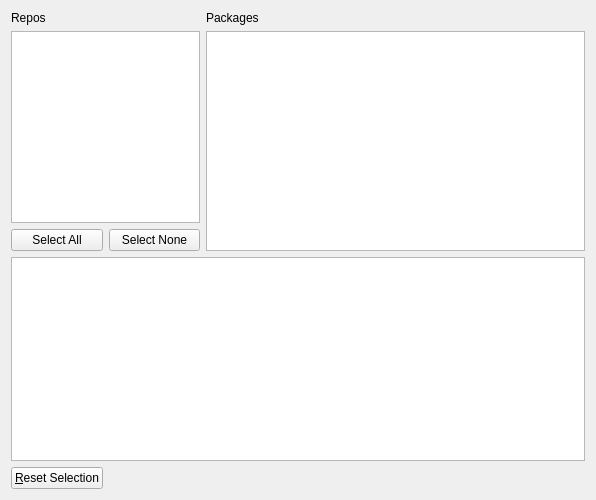
<?xml version="1.0" encoding="UTF-8"?>
<ui version="4.0">
 <class>packagesPage1</class>
 <widget class="QWidget" name="packagesPage1">
  <property name="geometry">
   <rect>
    <x>0</x>
    <y>0</y>
    <width>596</width>
    <height>500</height>
   </rect>
  </property>
  <property name="windowTitle">
   <string>Form</string>
  </property>
  <layout class="QVBoxLayout" name="verticalLayout_4">
   <item>
    <layout class="QVBoxLayout" name="verticalLayout_3">
     <item>
      <layout class="QHBoxLayout" name="horizontalLayout" stretch="50,100">
       <item>
        <layout class="QVBoxLayout" name="verticalLayout">
         <item>
          <widget class="QLabel" name="label">
           <property name="text">
            <string>Repos</string>
           </property>
          </widget>
         </item>
         <item>
          <widget class="QListWidget" name="reposListWidget"/>
         </item>
         <item>
          <layout class="QHBoxLayout" name="horizontalLayout_3">
           <item>
            <widget class="QPushButton" name="selectAllPushButton">
             <property name="text">
              <string>Select All</string>
             </property>
            </widget>
           </item>
           <item>
            <widget class="QPushButton" name="selectNonePushButton">
             <property name="text">
              <string>Select None</string>
             </property>
            </widget>
           </item>
          </layout>
         </item>
        </layout>
       </item>
       <item>
        <layout class="QVBoxLayout" name="verticalLayout_2">
         <property name="sizeConstraint">
          <enum>QLayout::SetMaximumSize</enum>
         </property>
         <item>
          <widget class="QLabel" name="label_2">
           <property name="text">
            <string>Packages</string>
           </property>
          </widget>
         </item>
         <item>
          <widget class="QListWidget" name="packagesListWidget">
           <property name="sizePolicy">
            <sizepolicy hsizetype="Expanding" vsizetype="Expanding">
             <horstretch>0</horstretch>
             <verstretch>0</verstretch>
            </sizepolicy>
           </property>
          </widget>
         </item>
        </layout>
       </item>
      </layout>
     </item>
     <item>
      <widget class="QTextEdit" name="packageDescriptionTextEdit">
       <property name="readOnly">
        <bool>true</bool>
       </property>
      </widget>
     </item>
    </layout>
   </item>
   <item>
    <layout class="QHBoxLayout" name="horizontalLayout_2">
     <item>
      <widget class="QPushButton" name="resetPushButton">
       <property name="text">
        <string>&amp;Reset Selection</string>
       </property>
      </widget>
     </item>
     <item>
      <spacer name="horizontalSpacer">
       <property name="orientation">
        <enum>Qt::Horizontal</enum>
       </property>
       <property name="sizeHint" stdset="0">
        <size>
         <width>388</width>
         <height>20</height>
        </size>
       </property>
      </spacer>
     </item>
    </layout>
   </item>
  </layout>
 </widget>
 <resources/>
 <connections/>
</ui>
